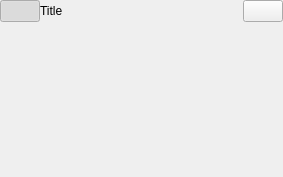
<?xml version="1.0" encoding="UTF-8"?>
<ui version="4.0">
 <class>TaskWidget</class>
 <widget class="QWidget" name="TaskWidget">
  <property name="geometry">
   <rect>
    <x>0</x>
    <y>0</y>
    <width>283</width>
    <height>177</height>
   </rect>
  </property>
  <property name="sizePolicy">
   <sizepolicy hsizetype="Maximum" vsizetype="Preferred">
    <horstretch>0</horstretch>
    <verstretch>0</verstretch>
   </sizepolicy>
  </property>
  <property name="focusPolicy">
   <enum>Qt::StrongFocus</enum>
  </property>
  <property name="windowTitle">
   <string>Form</string>
  </property>
  <layout class="QGridLayout" name="gridLayout">
   <property name="sizeConstraint">
    <enum>QLayout::SetNoConstraint</enum>
   </property>
   <property name="leftMargin">
    <number>0</number>
   </property>
   <property name="topMargin">
    <number>0</number>
   </property>
   <property name="rightMargin">
    <number>0</number>
   </property>
   <property name="bottomMargin">
    <number>0</number>
   </property>
   <property name="spacing">
    <number>0</number>
   </property>
   <item row="0" column="2">
    <widget class="QPushButton" name="pStartStop">
     <property name="sizePolicy">
      <sizepolicy hsizetype="Maximum" vsizetype="Maximum">
       <horstretch>0</horstretch>
       <verstretch>0</verstretch>
      </sizepolicy>
     </property>
     <property name="text">
      <string/>
     </property>
     <property name="checkable">
      <bool>true</bool>
     </property>
    </widget>
   </item>
   <item row="0" column="1">
    <widget class="EditableLabel" name="pTitle">
     <property name="text">
      <string>Title</string>
     </property>
    </widget>
   </item>
   <item row="1" column="0" colspan="3">
    <widget class="QFrame" name="pProperties">
     <property name="frameShadow">
      <enum>QFrame::Raised</enum>
     </property>
     <layout class="QGridLayout" name="gridLayout_2">
      <property name="sizeConstraint">
       <enum>QLayout::SetNoConstraint</enum>
      </property>
      <property name="leftMargin">
       <number>0</number>
      </property>
      <property name="topMargin">
       <number>0</number>
      </property>
      <property name="rightMargin">
       <number>0</number>
      </property>
      <property name="bottomMargin">
       <number>0</number>
      </property>
      <property name="spacing">
       <number>0</number>
      </property>
      <item row="1" column="0" colspan="2">
       <widget class="QFrame" name="pDynamicProperties">
        <property name="frameShadow">
         <enum>QFrame::Sunken</enum>
        </property>
        <layout class="QGridLayout" name="gridLayout_3">
         <property name="sizeConstraint">
          <enum>QLayout::SetNoConstraint</enum>
         </property>
         <property name="leftMargin">
          <number>0</number>
         </property>
         <property name="topMargin">
          <number>0</number>
         </property>
         <property name="rightMargin">
          <number>0</number>
         </property>
         <property name="bottomMargin">
          <number>0</number>
         </property>
         <item row="0" column="0">
          <widget class="EditableLabel" name="pDescription">
           <property name="sizePolicy">
            <sizepolicy hsizetype="Preferred" vsizetype="Minimum">
             <horstretch>0</horstretch>
             <verstretch>0</verstretch>
            </sizepolicy>
           </property>
           <property name="text">
            <string/>
           </property>
           <property name="textFormat">
            <enum>Qt::PlainText</enum>
           </property>
           <property name="alignment">
            <set>Qt::AlignLeading|Qt::AlignLeft|Qt::AlignTop</set>
           </property>
           <property name="wordWrap">
            <bool>true</bool>
           </property>
           <property name="indent">
            <number>0</number>
           </property>
          </widget>
         </item>
         <item row="1" column="0">
          <widget class="QFrame" name="pSeparator">
           <property name="sizePolicy">
            <sizepolicy hsizetype="Preferred" vsizetype="Maximum">
             <horstretch>0</horstretch>
             <verstretch>0</verstretch>
            </sizepolicy>
           </property>
          </widget>
         </item>
        </layout>
       </widget>
      </item>
      <item row="2" column="0" colspan="2">
       <widget class="QFrame" name="pSubTasks">
        <property name="frameShadow">
         <enum>QFrame::Sunken</enum>
        </property>
        <layout class="QGridLayout" name="gridLayout_4">
         <property name="sizeConstraint">
          <enum>QLayout::SetNoConstraint</enum>
         </property>
         <property name="leftMargin">
          <number>0</number>
         </property>
         <property name="topMargin">
          <number>0</number>
         </property>
         <property name="rightMargin">
          <number>0</number>
         </property>
         <property name="bottomMargin">
          <number>0</number>
         </property>
         <property name="spacing">
          <number>0</number>
         </property>
         <item row="0" column="0">
          <widget class="QFrame" name="pSeparator_2">
           <property name="sizePolicy">
            <sizepolicy hsizetype="Preferred" vsizetype="Maximum">
             <horstretch>0</horstretch>
             <verstretch>0</verstretch>
            </sizepolicy>
           </property>
          </widget>
         </item>
        </layout>
       </widget>
      </item>
     </layout>
    </widget>
   </item>
   <item row="0" column="0">
    <widget class="QPushButton" name="pShowDetails">
     <property name="sizePolicy">
      <sizepolicy hsizetype="Maximum" vsizetype="Maximum">
       <horstretch>0</horstretch>
       <verstretch>0</verstretch>
      </sizepolicy>
     </property>
     <property name="text">
      <string/>
     </property>
     <property name="checkable">
      <bool>true</bool>
     </property>
     <property name="checked">
      <bool>true</bool>
     </property>
    </widget>
   </item>
  </layout>
 </widget>
 <customwidgets>
  <customwidget>
   <class>EditableLabel</class>
   <extends>QLabel</extends>
   <header>editablelabel.h</header>
  </customwidget>
 </customwidgets>
 <resources/>
 <connections/>
</ui>
